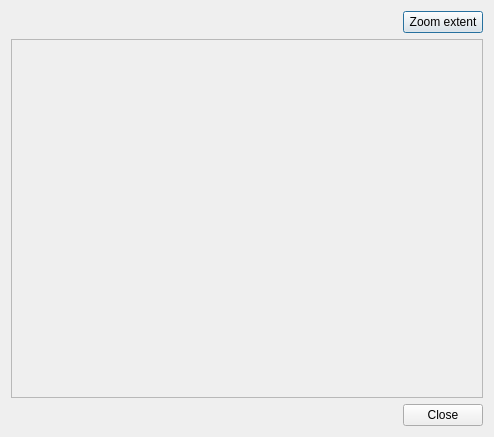
<?xml version="1.0" encoding="UTF-8"?>
<ui version="4.0">
 <class>ParcelListDialog</class>
 <widget class="QDialog" name="ParcelListDialog">
  <property name="geometry">
   <rect>
    <x>0</x>
    <y>0</y>
    <width>494</width>
    <height>437</height>
   </rect>
  </property>
  <property name="windowTitle">
   <string>Bezwarenlijst</string>
  </property>
  <property name="modal">
   <bool>false</bool>
  </property>
  <layout class="QVBoxLayout" name="verticalLayout">
   <item>
    <layout class="QHBoxLayout" name="horizontalLayout">
     <item>
      <widget class="QLabel" name="lbv_bezwaren_van">
       <property name="sizePolicy">
        <sizepolicy hsizetype="Maximum" vsizetype="Preferred">
         <horstretch>0</horstretch>
         <verstretch>0</verstretch>
        </sizepolicy>
       </property>
       <property name="minimumSize">
        <size>
         <width>0</width>
         <height>0</height>
        </size>
       </property>
       <property name="text">
        <string/>
       </property>
      </widget>
     </item>
     <item>
      <spacer name="horizontalSpacer">
       <property name="orientation">
        <enum>Qt::Horizontal</enum>
       </property>
       <property name="sizeHint" stdset="0">
        <size>
         <width>40</width>
         <height>20</height>
        </size>
       </property>
      </spacer>
     </item>
     <item>
      <widget class="QPushButton" name="btn_zoomExtent">
       <property name="text">
        <string>Zoom extent</string>
       </property>
      </widget>
     </item>
    </layout>
   </item>
   <item>
    <widget class="QScrollArea" name="scrollArea">
     <property name="widgetResizable">
      <bool>true</bool>
     </property>
     <widget class="QWidget" name="scrollAreaContents">
      <property name="geometry">
       <rect>
        <x>0</x>
        <y>0</y>
        <width>474</width>
        <height>341</height>
       </rect>
      </property>
      <layout class="QVBoxLayout" name="scrollAreaLayout">
       <item>
        <spacer name="verticalSpacer">
         <property name="orientation">
          <enum>Qt::Vertical</enum>
         </property>
         <property name="sizeHint" stdset="0">
          <size>
           <width>20</width>
           <height>40</height>
          </size>
         </property>
        </spacer>
       </item>
      </layout>
     </widget>
    </widget>
   </item>
   <item>
    <widget class="QDialogButtonBox" name="buttonBox">
     <property name="orientation">
      <enum>Qt::Horizontal</enum>
     </property>
     <property name="standardButtons">
      <set>QDialogButtonBox::Close</set>
     </property>
    </widget>
   </item>
  </layout>
 </widget>
 <resources>
  <include location="resources.qrc"/>
 </resources>
 <connections>
  <connection>
   <sender>buttonBox</sender>
   <signal>accepted()</signal>
   <receiver>ParcelListDialog</receiver>
   <slot>accept()</slot>
   <hints>
    <hint type="sourcelabel">
     <x>248</x>
     <y>254</y>
    </hint>
    <hint type="destinationlabel">
     <x>157</x>
     <y>274</y>
    </hint>
   </hints>
  </connection>
  <connection>
   <sender>buttonBox</sender>
   <signal>rejected()</signal>
   <receiver>ParcelListDialog</receiver>
   <slot>reject()</slot>
   <hints>
    <hint type="sourcelabel">
     <x>316</x>
     <y>260</y>
    </hint>
    <hint type="destinationlabel">
     <x>286</x>
     <y>274</y>
    </hint>
   </hints>
  </connection>
 </connections>
</ui>
